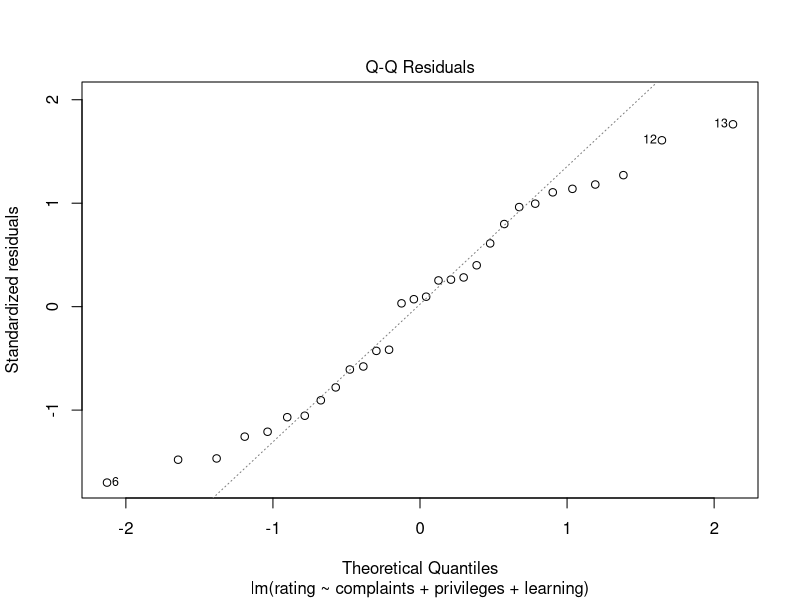

Recreate this plot in R.
library(skimr)
library(tidyverse)

# Load up data and look at it ---------------------------------------------

data("attitude") # load up the data
# look at it
head(attitude, 10) # first 10 rows


# Descriptive stats -------------------------------------------------------

skim(attitude)


# Multiple linear regression ----------------------------------------------

M_11_1 <- lm(rating ~ complaints + privileges + learning, data = attitude)
summary(M_11_1)
confint(M_11_1) # 95% CI
confint(M_11_1, level = 0.99) # 99% CI



# Predictions -------------------------------------------------------------

new_data <- tibble(complaints = 70, privileges = 50, learning = 60)
predict(M_11_1, newdata = new_data)

new_data2 <- tibble(complaints = 50, privileges = 60, learning = 40)
predict(M_11_1, newdata = new_data2)


# Diagnostics -------------------------------------------------------------

plot(M_11_1, which = 2) # QQ plot
